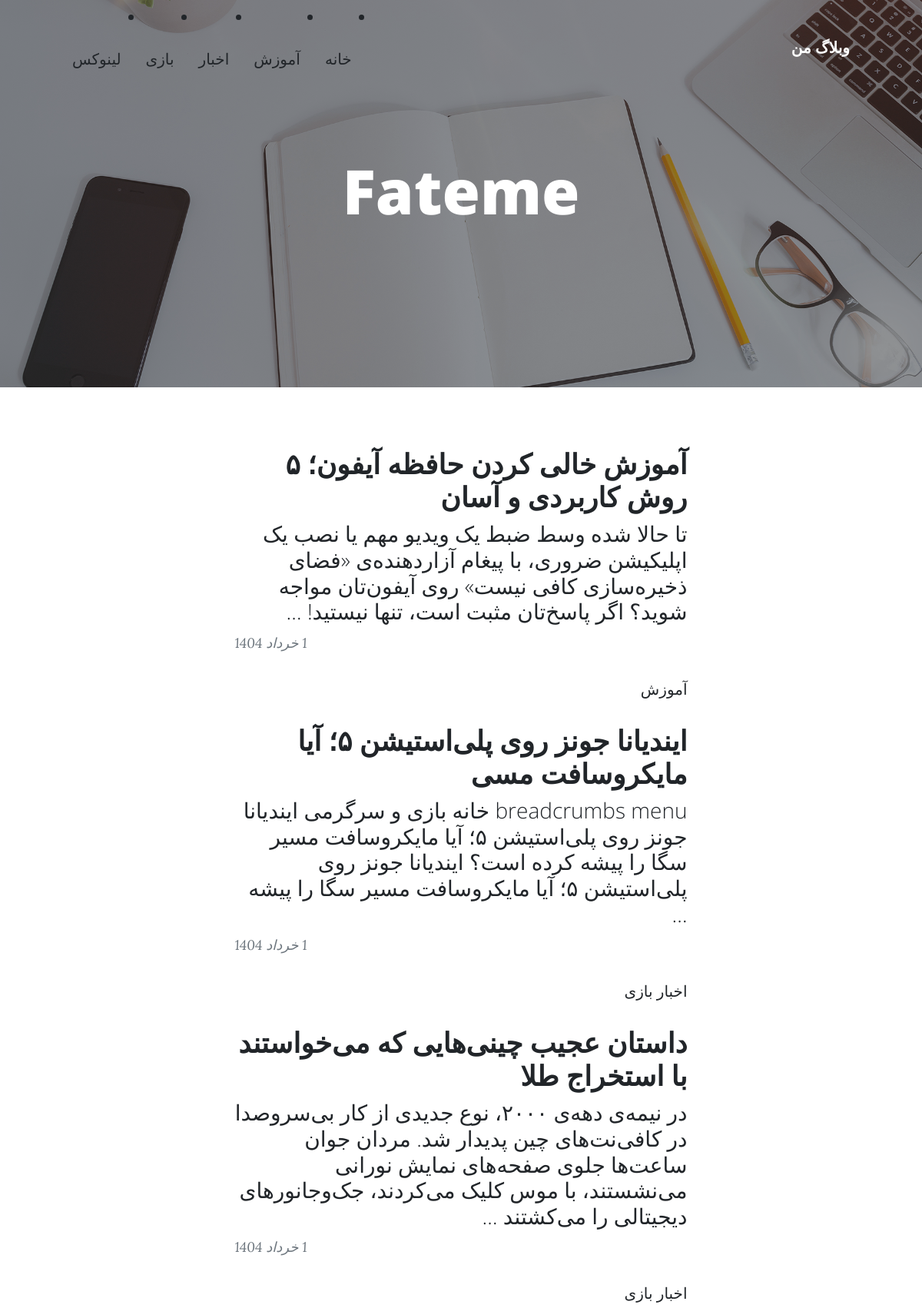
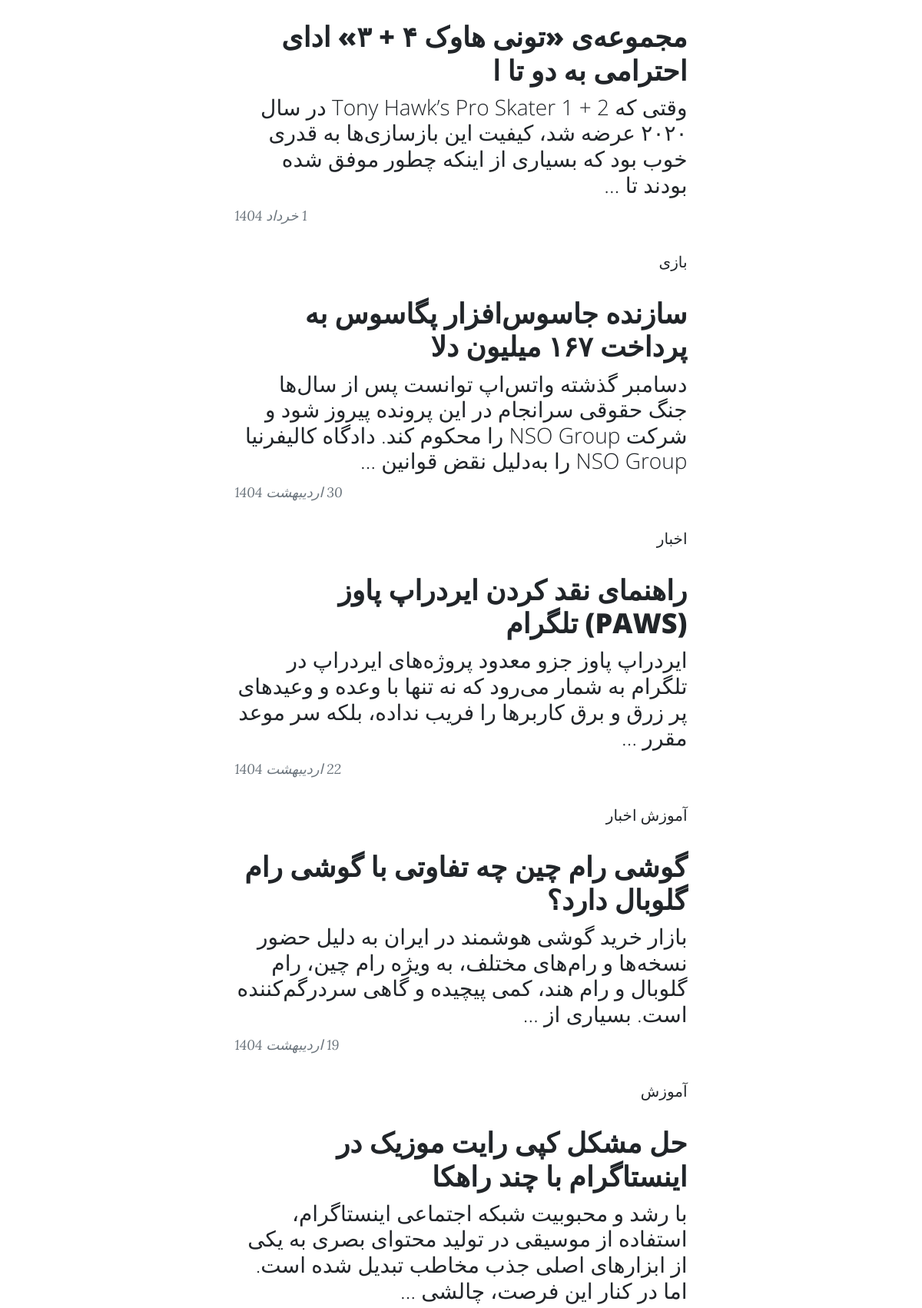
The page / (upper part) on the database its author committed (2 pictures, top to bottom).
### blog/models.py (models this page shows, shortened)
class category(models.Model):
    title = models.CharField(max_length=50, verbose_name=" عنوان دسته بندی")
    slug = models.SlugField(max_length=100, unique=True, verbose_name="اسلاگ")
    status = models.BooleanField(default=True, verbose_name="آیا نمایش داده شود؟")
    position = models.IntegerField(verbose_name='پوزیشن')
    class Meta:
        verbose_name = "دسته بندی"
        verbose_name_plural = "دسته بندی ها"
        ordering = ['position']
    objects = CategoryManager()

class article(models.Model):
    STATUS_CHOICES = (
        ('D', 'Draft'),
        ('P', 'Published')
    )
    title = models.CharField(max_length=50, verbose_name="عنوان")
    slug = models.SlugField(max_length=100, unique=True, verbose_name="اسلاگ") #اون بخشی از url که تغییر میکنه رو میگیم اسلاگ
    category = models.ManyToManyField(category, verbose_name="دسته بندی")
    description = models.TextField(verbose_name="توضیحات")
    thumbnail = models.ImageField(upload_to='images', verbose_name="عکس بندانگشتی")
    publish = models.DateTimeField(default=timezone.now, verbose_name="تاریخ انتشار")
    created = models.DateTimeField(auto_now_add=True, verbose_name="تاریخ ساخت")
    updated = models.DateTimeField(auto_now=True, verbose_name="تاریخ آپدیت")
    status = models.CharField(max_length=1, choices=STATUS_CHOICES, verbose_name="وضعیت")
    class Meta:
        verbose_name = "مقاله"
        verbose_name_plural = "مقاله ها"
        ordering = ['-publish']
    def jpublish(self):
        return jalaliConvertor(self.publish)
    objects = ArticleManager()

### blog/views.py (the view)
# urls.py: path('', home, name='home'),
def home(request):
    context = {
        "articles" : article.objects.published(),
        "categories" : category.objects.CategoryStatus()
               }
    return render(request, "blog/home.html", context)

### blog/models.py (called while the page is built)
    def published(self):
        return self.filter(status = "P")

    def CategoryStatus(self):
        return self.filter(status=True)

### blog/templatetags/basetags.py (called while the page is built)
@register.simple_tag
def title():
    return "وبلاگ من"

@register.inclusion_tag("blog/partials/category_navbar.html")
def category_navbar():
    return {
        "category" : category.objects.filter(status=True)
    }

### extensions/jalali.py (called while the page is built)
    def persian_tuple(self):
        return self.persian_year, self.persian_month, self.persian_day

### extensions/utils.py (called while the page is built)
def jalaliConvertor(time):
    jmonth = [
        "فروردین",
        "اردیبهشت",
        "خرداد",
        "تیر",
        "مرداد",
        "شهریور",
        "مهر",
        "آبان",
        "آذر",
        "دی",
        "بهمن",
        "اسفند",
    ]
    time_to_str = "{},{},{}".format(time.year, time.month, time.day)
    time_to_tuple = jalali.Gregorian(time_to_str).persian_tuple()
    time_to_list = list(time_to_tuple)
    for index,month in enumerate(jmonth):
        if time_to_list[1] == index+1:
            time_to_list[1] = month
            break
    output = "{} {} {}".format(
        time_to_list[2],
        time_to_list[1],
        time_to_list[0],)
    return output

### blog/templates/blog/home.html (shortened to what this page needs)
{% extends 'blog/base.html' %}
{% load static %}
{% block main %}
<header class="masthead" style="background-image: url({% static 'assets/img/home-bg.jpg' %})">
    <div class="container position-relative px-4 px-lg-5">
        <div class="row gx-4 gx-lg-5 justify-content-center">
            <div class="col-md-10 col-lg-8 col-xl-7">
                <div class="site-heading">
                    <h1>Fateme</h1>
                </div>
            </div>
        </div>
    </div>
</header>
        <div class="container px-4 px-lg-5">
            <div class="row gx-4 gx-lg-5 justify-content-center">
                <div class="col-md-10 col-lg-8 col-xl-7">
                    {% for article in articles %}
                    <div class="post-preview">
                        <a href="{% url 'blog:post' article.slug %}">
                            <h2 class="post-title">{{article.title}}</h2>
                            <h3 class="post-subtitle">{{article.description|truncatewords:30}}</h3>
                        </a>
                        <p class="post-meta">
                            {{article.jpublish}}
                        </p>
                        <div>
                            {% for cat in article.category.all %}
                            <a href="#">{{cat.title}}</a>
                            {% endfor %}
                        </div>
                    </div>
                    {% endfor %}
                </div>
            </div>
        </div>
{% endblock %}

### blog/templates/blog/partials/category_navbar.html (shortened to what this page needs)
<div class="collapse navbar-collapse" id="navbarResponsive">
                    <li class="nav-item"><a class="nav-link px-lg-3 py-3 py-lg-4" href="{% url 'blog:home' %}">خانه</a></li>
                    {% for cat in category %}
                    <li class="nav-item">
                    <a class="nav-link px-lg-3 py-3 py-lg-4" href="{% url 'blog:home' %}">{{cat.title}}</a>
                </li>
                    {% endfor %}
                </div>

### blog/static/css/rtl.css (style rules this page uses)
body { direction: rtl; text-align: right; }
.post-meta { text-align: left; }

### rows shown on the page
category: title "آموزش"
category: title "اخبار"
category: title "بازی"
category: title "لینوکس"
article: title "آموزش خالی کردن حافظه آیفون؛ ۵ روش کاربردی و آسان", description "تا حالا شده وسط ضبط یک ویدیو مهم یا نصب یک اپلیکیشن ضروری، با پیغام آزاردهنده‌ی «فضای ذخیره‌سازی کافی نیست» روی آیفون‌تان مواجه شوید؟ اگر پاسخ‌تان مثبت است، تنها نیستید! …", jpublish "1 خرداد 1404"
article: title "ایندیانا جونز روی پلی‌استیشن ۵؛ آیا مایکروسافت مسی", description "breadcrumbs menu خانه بازی و سرگرمی ایندیانا جونز روی پلی‌استیشن ۵؛ آیا مایکروسافت مسیر سگا را پیشه کرده است؟ ایندیانا جونز روی پلی‌استیشن ۵؛ آیا مایکروسافت مسیر سگا را پیشه …", jpublish "1 خرداد 1404"
article: title "داستان عجیب چینی‌هایی که می‌خواستند با استخراج طلا", description "در نیمه‌ی دهه‌ی ۲۰۰۰، نوع جدیدی از کار بی‌سروصدا در کافی‌نت‌های چین پدیدار شد. مردان جوان ساعت‌ها جلوی صفحه‌های نمایش نورانی می‌نشستند، با موس کلیک می‌کردند، جک‌وجانورهای دیجیتالی را می‌کشتند …", jpublish "1 خرداد 1404"
article: title "مجموعه‌ی «تونی هاوک ۴ + ۳» ادای احترامی به دو تا ا", description "وقتی که Tony Hawk’s Pro Skater 1 + 2 در سال ۲۰۲۰ عرضه شد، کیفیت این بازسازی‌ها به قدری خوب بود که بسیاری از اینکه چطور موفق شده بودند تا …", jpublish "1 خرداد 1404"
article: title "سازنده جاسوس‌افزار پگاسوس به پرداخت ۱۶۷ میلیون دلا", description "دسامبر گذشته واتس‌اپ توانست پس از سال‌ها جنگ حقوقی سرانجام در این پرونده پیروز شود و شرکت NSO Group را محکوم کند. دادگاه کالیفرنیا NSO Group را به‌دلیل نقض قوانین …", jpublish "30 اردیبهشت 1404"
article: title "راهنمای نقد کردن ایردراپ پاوز (PAWS) تلگرام", description "ایردراپ پاوز جزو معدود پروژه‌های ایردراپ در تلگرام به شمار می‌رود که نه تنها با وعده و وعیدهای پر زرق و برق کاربرها را فریب نداده، بلکه سر موعد مقرر …", jpublish "22 اردیبهشت 1404"
article: title "گوشی رام چین چه تفاوتی با گوشی رام گلوبال دارد؟", description "بازار خرید گوشی هوشمند در ایران به دلیل حضور نسخه‌ها و رام‌های مختلف، به ویژه رام چین، رام گلوبال و رام هند، کمی پیچیده و گاهی سردرگم‌کننده است. بسیاری از …", jpublish "19 اردیبهشت 1404"
article: title "حل مشکل کپی رایت موزیک در اینستاگرام با چند راهکا", description "با رشد و محبوبیت شبکه اجتماعی اینستاگرام، استفاده از موسیقی در تولید محتوای بصری به یکی از ابزارهای اصلی جذب مخاطب تبدیل شده است. اما در کنار این فرصت، چالشی …"
